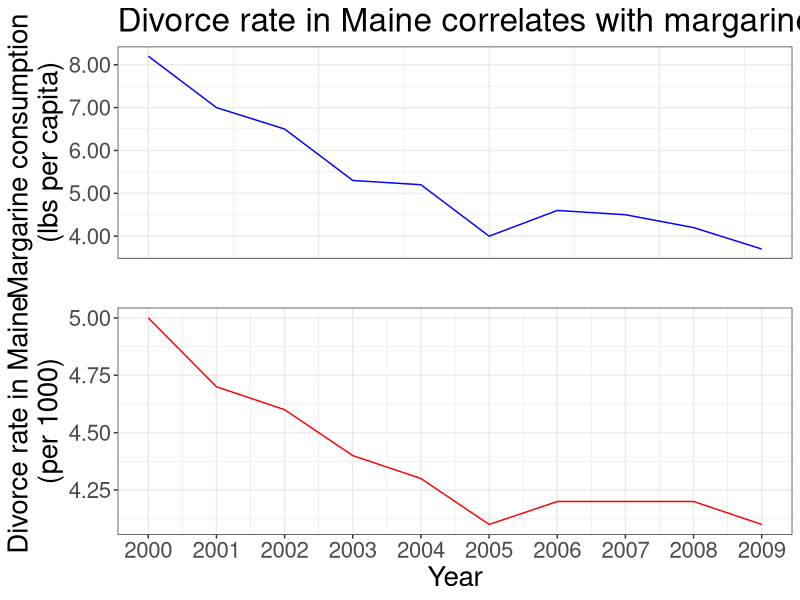

Recreate this plot in R.
library(tidyverse)
library(cowplot)
library(scales)

# Data sourced from the Spurious Correlations website (http://www.tylervigen.com/spurious-correlations)
# Creating the data frame
should_have_bought_butter <-
  tibble(
    margarine_consumption = c(8.2, 7, 6.5, 5.3, 5.2,
                              4, 4.6, 4.5, 4.2, 3.7),
    maine_divorce_rate = c(5, 4.7, 4.6, 4.4, 4.3,
                           4.1, 4.2, 4.2, 4.2, 4.1),
    year = c(2000, 2001, 2002, 2003, 2004,
             2005, 2006, 2007, 2008, 2009)
  )

marg_vs_time <- should_have_bought_butter %>%
  ggplot(aes(x = year, y = margarine_consumption)) +
  geom_line(colour = "Blue") +
  labs(x = "", y = "Margarine consumption \n(lbs per capita)",
       title = "Divorce rate in Maine correlates with margarine consumption") +
  theme_bw() +
  theme(axis.ticks.x = element_blank(),
        axis.text.x = element_blank()) +
  theme(text = element_text(size = 20)) +
  scale_y_continuous(labels = number_format(accuracy = 0.01))


divorce_rate_vs_time <- should_have_bought_butter %>%
  ggplot(aes(x = year, y = maine_divorce_rate)) +
  geom_line(colour = "Red") +
  labs(x = "Year", y = "Divorce rate in Maine \n(per 1000)") +
  scale_x_continuous(breaks = 0:2100) +
  theme_bw() +
  theme(text = element_text(size = 20))

options(repr.plot.width = 11, repr.plot.height = 8)
plot_grid(marg_vs_time, divorce_rate_vs_time, ncol = 1)

